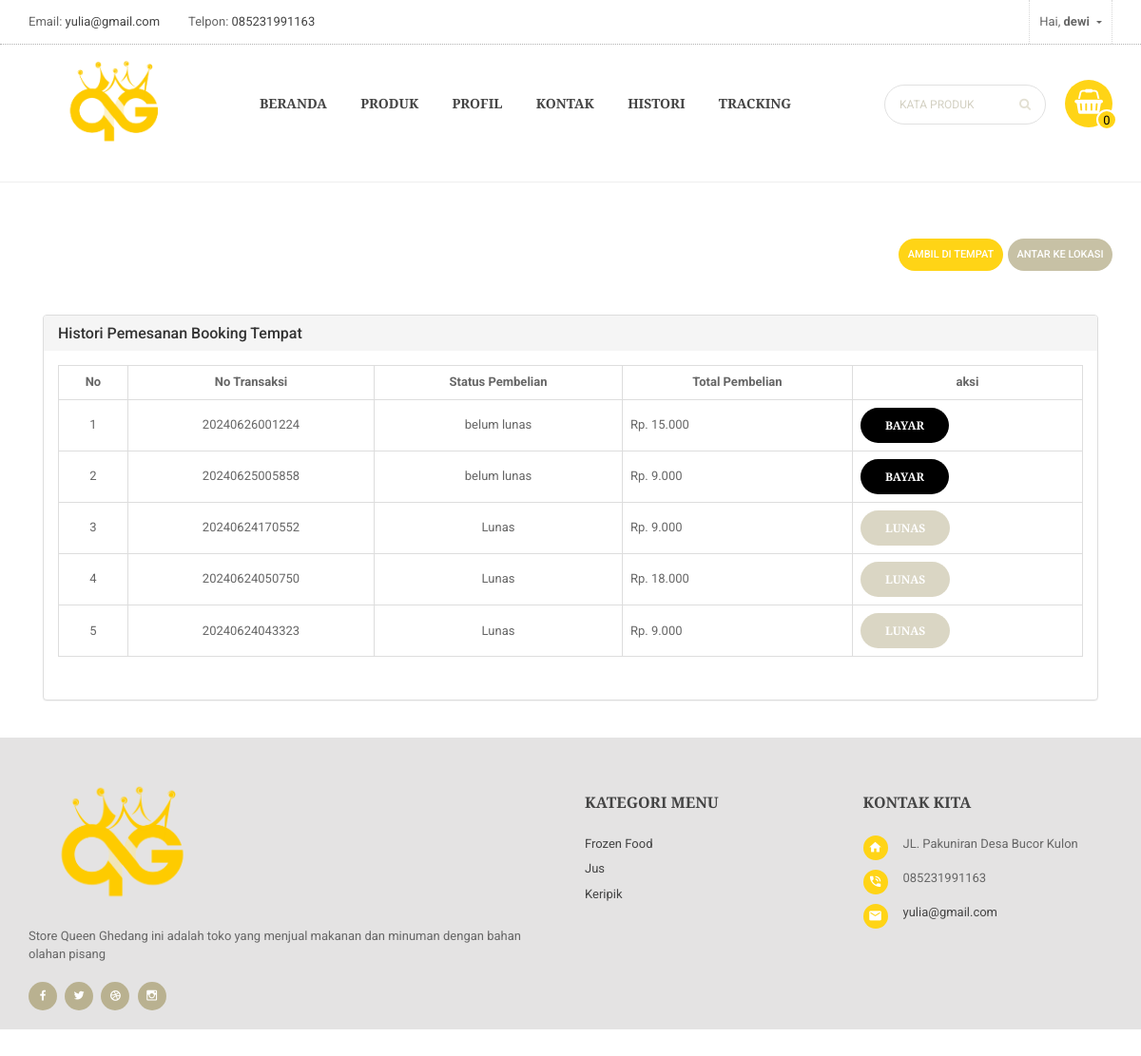
Screenshot of /histori/ (signed in) with the database file from the repository.
### website/models.py (models this page shows, shortened)
class Statis(models.Model):
    alamat_kami = models.TextField(max_length=200, blank=False, null=True)
    telpon = models.CharField(max_length=200, blank=False, null=True)
    email = models.EmailField(max_length=200, blank=False, null=True)
    class Meta:
        verbose_name_plural ="Statis"

class Kategori(models.Model):
    nama = models.CharField(max_length=200, blank=False, null=True,verbose_name="Nama Kategori")
    aktif = models.BooleanField(default=True)
    slug = models.SlugField(max_length=200, null=False, unique=True)
    class Meta:
        verbose_name_plural ="Kategori"

### cart/models.py (models this page shows, shortened)
class Transaksi(models.Model):
    Status=(
        ('Belum Lunas', 'Belum Lunas'),
        ('Lunas' , 'Lunas'),
        ('Pengiriman' , 'Pengiriman'),
        ('Selesai' , 'Selesai'),
        ('Gagal' , 'Gagal'),
        ('Kadaluarsa' , 'Kadaluarsa'),
        ('Pembayaran Ditolak' , 'Pembayaran Ditolak'),
    )
    KT=(
        ('ditempat', 'ditempat'),
        ('dilokasi' , 'dilokasi'),
    )
    custumer = models.ForeignKey(Custumer, null=True, blank=False, related_name="produks", on_delete=models.SET_NULL)
    no_transaksi = models.CharField(max_length=200, blank=False, null=True)
    wa_kirim = models.CharField(max_length=200, blank=True, null=True,verbose_name="No Whatsapp")
    alamat_kirim = models.CharField(max_length=300, blank=True, null=True)
    total_transaksi = models.BigIntegerField(blank=True, null=True)
    keterangan_pesanan = models.CharField(max_length=200, blank=True, null=True, choices=KT)
    status = models.CharField(max_length=200, default="belum lunas", blank=True, null=True, choices=Status)
    date_created= models.DateTimeField(auto_now_add=True, null=True,blank=True)
    token_payment = models.CharField(max_length=300, blank=True, null=True)
    class Meta:
        ordering = ('-no_transaksi', )
    class Meta:
        verbose_name_plural ="Transaksi"

### website/decorators.py (the view)
        def perubahan_halaman(request, *args, **kwargs):
            group = None
            if request.user.groups.exists():
                group = request.user.groups.all()[0].name
            if group in yang_diizinkan :
                return fungsi_awal(request, *args, **kwargs)
            else:
                return HttpResponse('<h2><center>Anda Tidak Dijikankan Ke Tampilan ini</center></h2>')

### cart/context_processors.py (called while the page is built)
def keranjang(request):
    return {'keranjang': Cart(request)}

### cart/keranjang.py (called while the page is built)
    def __len__(self): # Menghitung quantity
        return sum(item['quantity'] for item in self.cart.values())

    def get_total_price(self): # Menghitung total Harga
        return sum(Decimal(item['price']) * item['quantity'] for item in self.cart.values())

### website/views.py (called while the page is built)
@login_required(login_url='loginpage')
@ijinkan_pengguna(yang_diizinkan=['custumer'])
def histori(request):
    id_konsumen = request.user.custumer.id
    konsumen = Custumer.objects.get(id=id_konsumen)
    tempat = Transaksi.objects.filter(keterangan_pesanan="ditempat" , custumer=konsumen.id).order_by('-id')
    lokasi = Transaksi.objects.filter(keterangan_pesanan="dilokasi" , custumer=konsumen.id).order_by('-id')
    transaksi = Transaksi.objects.filter(custumer__id=id_konsumen).order_by('-id')
    context = {
        "judul": "Histori",
        "tempat":tempat,
        "lokasi":lokasi,
        "transaksi":transaksi
    }
    return render(request, 'histori.html', context)

def kategoriberanda(request):
    kategori = Kategori.objects.filter(aktif=True).order_by('-id')
    return {'kategori':kategori}

def modalberita(request):
    modalproduk = Product.objects.order_by('-id')
    return {'modalproduk':modalproduk}

def statisweb(request):
    statis = Statis.objects.get(id=1)
    return {'statis':statis}

### website/templates/histori.html (shortened to what this page needs)
{% extends "base.html" %}
{% load static %}
{% load humanize %}
{% block content %}
<div id="content" class="site-content">
				<div class="container">
					<div class="page-checkout">
						<div class="row">
						<br/>
            <div class="col-md-12 left-column">
								<div class="section products-block category-tab">
									<div class="block-content">
										<div class="tab-nav">
											<ul>
												<li class="active">
													<a data-toggle="tab" href="#ditempat">
														<span>Ambil di Tempat</span>
													</a>
												</li>
												<li>
													<a data-toggle="tab" href="#diantar">
														<span>Antar ke Lokasi</span>
													</a>
												</li>
											</ul>
										</div>
										<div class="tab-content">
											<div role="tabpanel" class="tab-pane fade in active" id="ditempat">
							<div class="checkout-left col-lg-12 col-md-12 col-sm-12 col-xs-12">
								<div class="panel-group" id="accordion">
									<div class="panel panel-default">
										<div class="panel-heading">
											<h4 class="panel-title">
													Histori Pemesanan Booking Tempat
											</h4>
										</div>
										<div>
											<div class="panel-body">
												<table class="cart-summary table table-bordered">
													<thead>
														<tr>
															<th class=" text-center">No</th>
                                                            <th class=" text-center">No Transaksi</th>
															<th class=" text-center">Status Pembelian</th>
                                                            <th class=" text-center">Total Pembelian</th>
															<th class=" text-center">aksi</th>
														</tr>
													</thead>
													<tbody>
													{% for row in tempat %}
													<tr>
                                                        <td class="text-center">{{ forloop.counter }}</td>
                                                        <td class="text-center">{{row.no_transaksi}}</td>
                                                        <td class="text-center">{{row.status}}</td>
														<td>Rp. {{ row.total_transaksi | intcomma }}</td>
														<td>
														{% if row.status == "Lunas" %}
														<button class="btn btn-danger detail-btn" disabled>Lunas</button>
														{% else %}
														<a href="{% url 'isivitual' row.no_transaksi %}" class="btn btn-primary detail-btn" data-notransaksi="{{ row.no_transaksi }}">Bayar</a>
														{% endif %}
														</td>
                                                    </tr>
													{% empty %}
													<tr>
                                                        <td class="text-center" colspan="5">Belum Ada Transaksi Booking ditempat</td>
                                                    </tr>
													{% endfor %}
													</tbody>
												</table>
											</div>
										</div>
									</div>
								</div>
							</div>
											</div>
										</div>
									</div>
								</div>
							</div>
						</div>
					</div>
				</div>
			</div>
{% endblock content %}

### templates/base.html (shortened to what this page needs)
{% load static %}
{% load humanize %}
<!DOCTYPE html>
<html lang="zxx">
<head>
    <link rel="stylesheet" href="{% static 'public/libs/bootstrap/css/bootstrap.css' %}">
    <link rel="stylesheet" href="{% static 'public/libs/font-awesome/css/font-awesome.min.css' %}">
    <link rel="stylesheet" href="{% static 'public/libs/font-material/css/material-design-iconic-font.min.css' %}">
    <link rel="stylesheet" href="{% static 'public/libs/nivo-slider/css/nivo-slider.css' %}">
    <link rel="stylesheet" href="{% static 'public/libs/nivo-slider/css/animate.css' %}">
    <link rel="stylesheet" href="{% static 'public/libs/nivo-slider/css/style.css' %}">
    <link rel="stylesheet" href="{% static 'public/libs/owl.carousel/assets/owl.carousel.min.css' %}">
    <link rel="stylesheet" href="{% static 'public/libs/slider-range/css/jslider.css' %}">
    <link rel="stylesheet" href="{% static 'public/css/style.css' %}">
    <link rel="stylesheet" href="{% static 'public/css/reponsive.css' %}">
</head>
	<body class="home home-2">
		<div id="all">
				<header >
					<div class="topbar">
						<div class="container topbar-content">
							<div class="row">
								<div class="col-md-7 col-sm-7 col-xs-12">
									<div class="topbar-left d-flex">
										<div class="email">
											<li><span>Email: </span><a href="#">{{statis.email}}</a></li>
										</div>
										<div class="skype">
											<li><span>Telpon: </span><a href="#">{{statis.telpon}}</a></li>
										</div>
									</div>
								</div>
								<div class="col-md-5 col-sm-5 col-xs-12">
									<div class="topbar-right d-flex justify-content-end">
										<div class="dropdown account">
											<div class="dropdown-toggle" data-toggle="dropdown">
											{% if user.is_authenticated %}
											Hai, <b> {{ request.user }}</b>
											{% else %}
											Registrasi Akun
											{% endif %}
											</div>
										</div>
									</div>
								</div>
							</div>
						</div>
					</div>
					<div class="header-top">
						<div class="container">
							<div class="row margin-0">
								<div class="col-lg-2 col-md-2 col-sm-12 padding-0">
									<div class="logo">
										<a href="#">
											<img class="img-responsive" src="{% static 'public/img/logo12.png' %}" alt="Logo">
										</a>
									</div>
								</div>
								<div class="col-lg-7 col-md-7 col-sm-12 padding-0">
									<div id="main-menu">
									{% include "navbar.html" %}
									</div>
								</div>
								<div class="col-lg-3 col-md-3 col-sm-12 padding-0">
									{% with totail_items=keranjang|length %}
									<div class="block-cart dropdown">
										<div class="cart-title">
											<i class="fa fa-shopping-basket"></i>
											{% if keranjang|length > 0 %}
											<span class="cart-count">{{ totail_items }}</span>
											{% else %}
											<span class="cart-count">0</span>
											{% endif %}
										</div>
									</div>
									{% endwith %}
									<div class="form-search">
										<form action="{% url 'cari' %}" method="GET">
											<input type="text"  name="kata" class="form-input" placeholder="Kata produk">
											<button type="submit" class="fa fa-search"></button>
										</form>
									</div>
								</div>
							</div>
						</div>
					</div>
					<hr>
				</header>
			{% block content %}
			{% endblock content %}
			<footer id="footer">
				<div class="footer">
					<div class="container">
						<div class="row">
							<div class="col-lg-6 col-md-6 col-sm-6 col-xs-12 footer-col">
								<div class="block text">
									<div class="block-content">
										<a href="" class="logo-footer">
											<img src="{% static 'public/img/queen3.png' %}" alt="Logo" width="200">
										</a>
										<p>
											Store Queen Ghedang ini adalah toko yang menjual makanan dan minuman dengan bahan olahan pisang
										</p>
									</div>
								</div>
								<div class="block social">
									<div class="block-content">
										<ul>
											<li><a href="#"><i class="zmdi zmdi-facebook"></i></a></li>
											<li><a href="#"><i class="zmdi zmdi-twitter"></i></a></li>
											<li><a href="#"><i class="zmdi zmdi-dribbble"></i></a></li>
											<li><a href="#"><i class="zmdi zmdi-instagram"></i></a></li>
										</ul>
									</div>
								</div>
							</div>
							<div class="col-lg-3 col-md-3 col-sm-6 col-xs-12 footer-col">
								<div class="block menu">
									<h2 class="block-title">Kategori Menu</h2>
									<div class="block-content">
										<ul>
										{% for kt in kategori %}
                                                       <li>
														<a href="{% url 'kategori' kt.slug %}" title="{{kt.nama}}">{{kt.nama}}</a>
													</li>
                                                    {% empty %}
                                                        <div class="alert alert-danger">Kategori Kosong</div>
                                                    {% endfor %}
										</ul>
									</div>
								</div>
							</div>
							<div class="col-lg-3 col-md-3 col-sm-6 col-xs-12 footer-col">
								<div class="block text">
									<h2 class="block-title">Kontak Kita</h2>
									<div class="block-content">
										<div class="contact">
											<div class="item d-flex">
												<div>
													<i class="zmdi zmdi-home"></i>
												</div>
												<div>
													<span>JL. Pakuniran Desa Bucor Kulon</span>
												</div>
											</div>
											<div class="item d-flex">
												<div>
													<i class="zmdi zmdi-phone-in-talk"></i>
												</div>
												<div>
													<span>085231991163</span>
												</div>
											</div>
											<div class="item d-flex">
												<div>
													<i class="zmdi zmdi-email"></i>
												</div>
												<div>
													<span><a href="mailto:support@domain.com">yulia@gmail.com</a></span>
												</div>
											</div>
										</div>
									</div>
								</div>
							</div>
						</div>
					</div>
				</div>
				<div class="footer-copyright text-center">
				</div>
			</footer>
		</div>
	</body>
</html>

### templates/navbar.html (shortened to what this page needs)
{% load static %}
		                        <ul class="menu">
                                    <li><a href="{% url 'beranda' %}" title="Beranda">Beranda</a></li>
										<li class="dropdown">
											<a href="" title="Product">Produk</a>
										</li>
										<li>
											<a href="{% url 'profil' %}">Profil</a>
										</li>
										<li>
											<a href="{% url 'kontak' %}">Kontak</a>
										</li>
										{% if user.is_authenticated %}
											{% for group in user.groups.all  %}
												{% if group.name == "custumer" %}
													<li>
														<a href="{% url 'histori' %}">Histori</a>
													</li>
													<li>
														<a href="{% url 'tracking' %}">Tracking</a>
													</li>
												{% endif %}
											{% endfor %}
										{% endif %}
								</ul>

### rows the page displays
Statis: email "yulia@gmail.com", telpon "085231991163"
Transaksi: no_transaksi "20240626001224", status "belum lunas", total_transaksi "15.000"
Transaksi: no_transaksi "20240625005858", status "belum lunas", total_transaksi "9.000"
Transaksi: no_transaksi "20240624170552", status "Lunas", total_transaksi "9.000", shows "LUNAS"
Transaksi: no_transaksi "20240624050750", status "Lunas", total_transaksi "18.000", shows "LUNAS"
Transaksi: no_transaksi "20240624043323", status "Lunas", total_transaksi "9.000", shows "LUNAS"
Kategori: nama "Frozen Food"
Kategori: nama "Jus"
Kategori: nama "Keripik"

### other values shown
{{ request.user }} "dewi"
